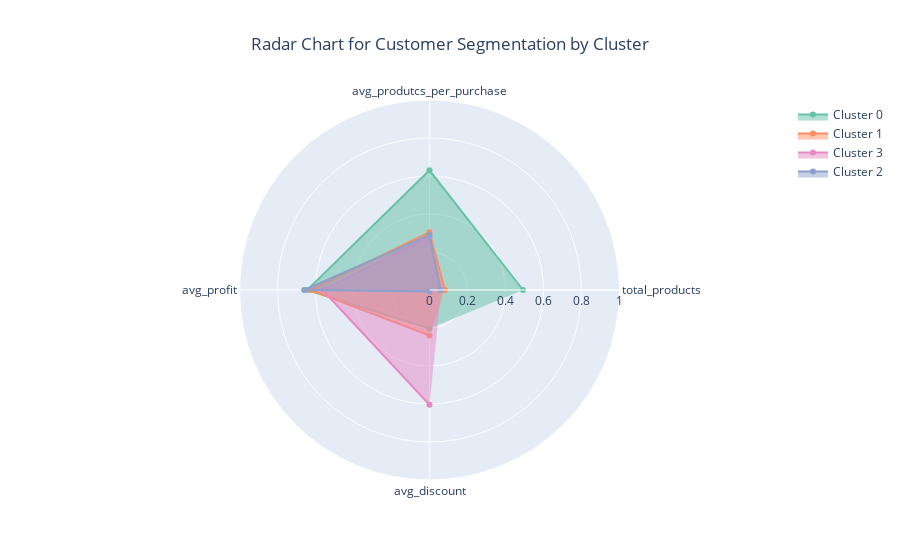

This figure's notebook cell:
### Code cell
# Get the unique clusters
clusters = df_customer_abt_scaled['cluster_kmeans'].unique()

# Create the radar chart
fig = go.Figure()

# Loop through each cluster and add a trace
for cluster in clusters:
    cluster_data = df_customer_abt_scaled[df_customer_abt_scaled['cluster_kmeans'] == cluster]
    
    # Calculate the mean for each feature in the cluster
    mean_values = cluster_data[['total_products', 'avg_produtcs_per_purchase', 'avg_profit', 'avg_discount']].mean()
    
    # Add the trace for this cluster
    fig.add_trace(go.Scatterpolar(
        r=mean_values.values,  # Values for each axis
        theta=mean_values.index,  # Feature names
        fill='toself',  # Fill the area under the line
        name=f'Cluster {cluster}',  # Name for the trace
        line=dict(color=px.colors.qualitative.Set2[int(cluster) % len(px.colors.qualitative.Set2)])  # Use a discrete color for each cluster
    ))

# Update layout for a clean design
fig.update_layout(
    title='Radar Chart for Customer Segmentation by Cluster',
    title_x=0.5,  # Center title
    polar=dict(
        radialaxis=dict(range=[0, df_customer_abt_scaled[['total_products', 'avg_produtcs_per_purchase', 'avg_profit', 'avg_discount']].max().max()]),  # Set the range of the radial axis
    ),
    font=dict(size=12),
    plot_bgcolor="white"
)

# Show the plot
fig.show()

### Figure 1 — Plotly figure (JSON) as saved in the notebook; plotly's stock layout.template omitted (floating-point values rounded to 4 significant figures)
{"data": [{"fill": "toself", "line": {"color": "rgb(102,194,165)"}, "name": "Cluster 0", "r": [0.4924, 0.6301, 0.644, 0.2024], "theta": ["total_products", "avg_produtcs_per_purchase", "avg_profit", "avg_discount"], "type": "scatterpolar"}, {"fill": "toself", "line": {"color": "rgb(252,141,98)"}, "name": "Cluster 1", "r": [0.08088, 0.3042, 0.6264, 0.2395], "theta": ["total_products", "avg_produtcs_per_purchase", "avg_profit", "avg_discount"], "type": "scatterpolar"}, {"fill": "toself", "line": {"color": "rgb(231,138,195)"}, "name": "Cluster 3", "r": [0.06234, 0.2809, 0.5632, 0.6037], "theta": ["total_products", "avg_produtcs_per_purchase", "avg_profit", "avg_discount"], "type": "scatterpolar"}, {"fill": "toself", "line": {"color": "rgb(141,160,203)"}, "name": "Cluster 2", "r": [0.05811, 0.2899, 0.6596, 0.007524], "theta": ["total_products", "avg_produtcs_per_purchase", "avg_profit", "avg_discount"], "type": "scatterpolar"}], "layout": {"font": {"size": 12}, "plot_bgcolor": "white", "polar": {"radialaxis": {"range": [0, 1.0]}}, "title": {"text": "Radar Chart for Customer Segmentation by Cluster", "x": 0.5}}}
